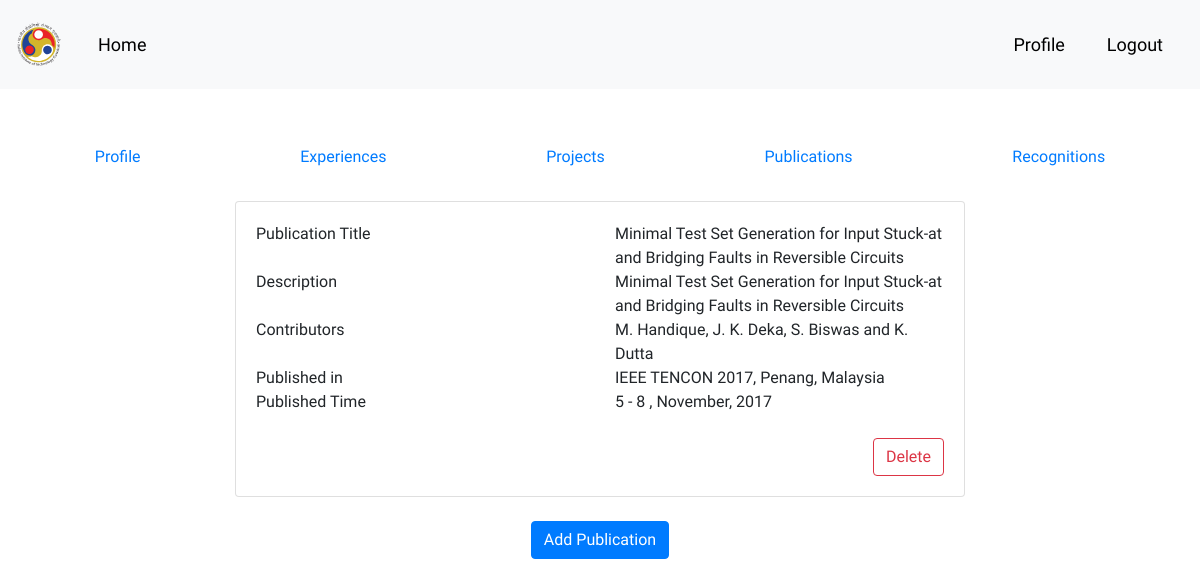
Screenshot of /faculty/profile/santosh_biswas/publications (signed in) with the database file from the repository.
### faculty/models.py (models this page shows, shortened)
class publication(models.Model):
    user = models.ForeignKey(User, on_delete=models.CASCADE)
    title = models.CharField(max_length=500, null=False)
    description = models.CharField(max_length=25000, null=False, blank=True)
    published_in = models.CharField(max_length=500, null=False)
    time_published = models.CharField(max_length=50, null=True, blank=True)
    contributors = models.CharField(max_length=500, null=False)

### faculty/views.py (the view)
# urls.py: url(r'^profile/(?P<username>[a-zA-Z0-9_.]+)/publications$', views.publicationsview, name='publications'),
def publicationsview(request,username):
    if request.method == 'GET':
        user = User.objects.filter(username=username).first()
        if not user:
            raise Http404
        if user.username == request.user.username:
            editable = True
        else:
            editable = False
        if request.user and not request.user.is_anonymous:
            logged_in = True
        else:
            logged_in = False
        publications = publication.objects.filter(user=user.id)
        context = {
            'editable':editable,
            'logged_in': logged_in,
            'publications': publications,
            'name':user.get_full_name,
            'username':username
        }
        return render(request,'publications.html', context)
    elif request.method == 'POST':
        raise Http404

### templates/publications.html (shortened to what this page needs)
{% extends 'base.html' %}
{% block mainbody %}
    <ul class="nav nav-pills nav-fill">
      <li class="nav-item">
        <a class="nav-link" href="{% url 'profile' username %}">Profile</a>
      </li>
      <li class="nav-item">
        <a class="nav-link" href="{% url 'experiences' username %}">Experiences</a>
      </li>
      <li class="nav-item">
        <a class="nav-link" href="{% url 'projects' username %}">Projects</a>
      </li>
      <li class="nav-item">
        <a class="nav-link" href="{% url 'publications' username %}">Publications</a>
      </li>
        <li class="nav-item">
        <a class="nav-link" href="{% url 'recognitions' username %}">Recognitions</a>
      </li>
    </ul>
    <br>
    <div class="container">
        <div class="row">
            <div class="col-md-2"></div>
            <div class="col-md-8">
                {% for publication in publications %}
                <div class="card">
                    <div class="card-body">
                    <div class="row">
                        <div class="col">
                            Publication Title
                        </div>
                        <div class="col">
                        {{ publication.title }}
                        </div>
                    </div>
                    <div class="row">
                        <div class="col">
                            Description
                        </div>
                        <div class="col">
                        {{ publication.description }}
                        </div>
                    </div>
                    <div class="row">
                        <div class="col">
                            Contributors
                        </div>
                        <div class="col">
                        {{ publication.contributors }}
                        </div>
                    </div>
                    <div class="row">
                        <div class="col">
                            Published in
                        </div>
                        <div class="col">
                        {{ publication.published_in }}
                        </div>
                    </div>
                    <div class="row">
                        <div class="col">
                            Published Time
                        </div>
                        <div class="col">
                        {{ publication.time_published }}
                        </div>
                    </div>
                    <br>
                    {% if editable %}
                    <form method="post" action="{% url 'publicationdelete' username=username %}" style="text-align: right">
                        <button type="submit" class="btn btn-outline-danger">Delete</button>
                    </form>
                    {% endif %}
                </div>
                </div><br>
                {% endfor %}
                {% if editable %}
                <div class="text-center">
                    <a href="{% url 'publicationadd' username=username %}">
                        <button class="btn btn-primary">Add Publication</button>
                    </a>
                </div>
                <br>
                {% endif %}
            </div>
            <div class="col-md-2"></div>
        </div>
    </div>
{% endblock %}

### templates/base.html (style rules this page uses)
body { font-family:'Product Sans', Arial, sans-serif; }

### rows the page displays
publication: title "Minimal Test Set Generation for Input Stuck-at and Bridging Faults in Reversible Circuits", description "Minimal Test Set Generation for Input Stuck-at and Bridging Faults in Reversible Circuits", contributors "M. Handique, J. K. Deka, S. Biswas and K. Dutta", published_in "IEEE TENCON 2017, Penang, Malaysia", time_published "5 - 8 , November, 2017"
